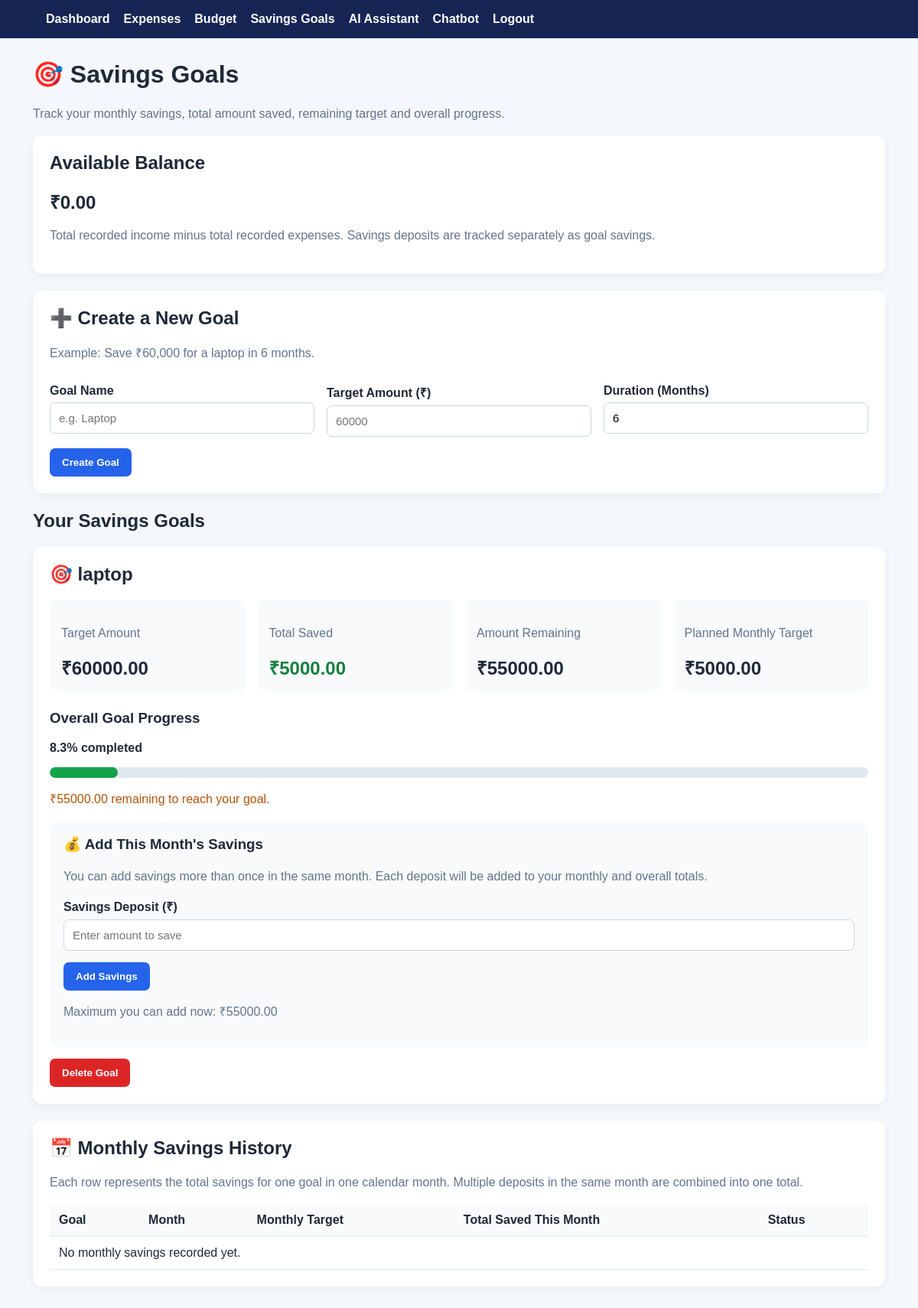
The app's page /goals (signed in) with its own data.
### tables this page shows
CREATE TABLE lakshita_goals (
            id INTEGER PRIMARY KEY AUTOINCREMENT,
            user_id INTEGER NOT NULL,
            name TEXT NOT NULL,
            target REAL NOT NULL,
            saved REAL NOT NULL DEFAULT 0
        , target_months INTEGER NOT NULL DEFAULT 1, start_month TEXT, saved_amount REAL NOT NULL DEFAULT 0, goal_name TEXT NOT NULL DEFAULT 'My Goal', target_amount REAL NOT NULL DEFAULT 0, created_at TEXT, target_date TEXT, monthly_income REAL DEFAULT 0);

### app.py (the view, shortened to what this page needs)
@app.route("/goals", methods=["GET", "POST"])
@login_required
def goals():
    user_id = current_user_id()
    conn = get_db()
    try:
        rows = conn.execute("""
            SELECT *
            FROM lakshita_goals
            WHERE user_id = ?
            ORDER BY id DESC
        """, (user_id,)).fetchall()
        history_rows = conn.execute("""
            SELECT
                s.goal_id,
                g.name AS goal_name,
                s.month_key,
                SUM(s.amount) AS saved
            FROM lakshita_goal_monthly_savings s
            JOIN lakshita_goals g ON g.id = s.goal_id
            WHERE s.user_id = ?
            GROUP BY s.goal_id, s.month_key
            ORDER BY s.month_key DESC, g.name
        """, (user_id,)).fetchall()
    finally:
        conn.close()
    goals_data = []
    for row in rows:
        target = float(row["target"])
        saved = float(row["saved"])
        months = max(int(row["target_months"] or 6), 1)
        progress = min(saved / target * 100, 100) if target > 0 else 0
        goals_data.append({
            "id": row["id"],
            "goal_name": row["name"],
            "target_amount": target,
            "saved_amount": saved,
            "remaining_amount": max(target - saved, 0),
            "base_monthly_target": target / months,
            "display_progress": progress
        })
        monthly_history = []
    for item in history_rows:
        month_key = item["month_key"]
        if not month_key:
            continue
    start, end, _ = get_month_range(0)
    income, expenses_total = get_totals(user_id, start, end)
    return render_template(
        "goals.html",
        username=session.get("username"),
        goals=goals_data,
        monthly_history=monthly_history,
        available_balance=income - expenses_total
    )

### app.py (called while the page is built)
def get_db():
    conn = sqlite3.connect(
        DATABASE,
        timeout=30
    )
    conn.row_factory = sqlite3.Row
    conn.execute("PRAGMA busy_timeout = 30000")
    return conn

def login_required(view):
    @wraps(view)
    def wrapped(*args, **kwargs):
        if "user_id" not in session:
            flash("Please login first.", "error")
            return redirect(url_for("login"))
        return view(*args, **kwargs)
    return wrapped

def current_user_id():
    return session.get("user_id")

def get_month_range(month_offset=0):
    today = date.today()
    month_index = today.month - 1 + month_offset
    year = today.year + month_index // 12
    month = month_index % 12 + 1
    start = date(year, month, 1)
    end_day = calendar.monthrange(year, month)[1]
    end = date(year, month, end_day)
    return (
        start.isoformat(),
        end.isoformat(),
        f"{year}-{month:02d}"
    )

def get_totals(user_id, start_date=None, end_date=None):
    conn = get_db()
    try:
        query = """
            SELECT
                COALESCE(SUM(
                    CASE WHEN LOWER(kind) = 'income'
                    THEN amount ELSE 0 END
                ), 0) AS income,

                COALESCE(SUM(
                    CASE WHEN LOWER(kind) = 'expense'
                    THEN amount ELSE 0 END
                ), 0) AS expenses

            FROM lakshita_transactions
            WHERE user_id = ?
        """
        params = [user_id]
        if start_date and end_date:
            query += """
                AND transaction_date BETWEEN ? AND ?
            """
            params.extend([start_date, end_date])
        row = conn.execute(query, params).fetchone()
        return float(row["income"]), float(row["expenses"])
    finally:
        conn.close()

### templates/goals.html (shortened to what this page needs)
<!DOCTYPE html>
<html lang="en">
<head>
</head>
<body>
    <nav>
        <a href="{{ url_for('dashboard') }}">Dashboard</a>
        <a href="{{ url_for('expenses') }}">Expenses</a>
        <a href="{{ url_for('budget') }}">Budget</a>
        <a href="{{ url_for('goals') }}">Savings Goals</a>
        <a href="{{ url_for('ai_assistant') }}">AI Assistant</a>
        <a href="{{ url_for('chat') }}">Chatbot</a>
        <a href="{{ url_for('logout') }}">Logout</a>
    </nav>
    <main class="container">
        <h1>🎯 Savings Goals</h1>
        <p class="muted">
            Track your monthly savings, total amount saved,
            remaining target and overall progress.
        </p>
        <div class="card">
            <h2>Available Balance</h2>
            <div class="amount">
                ₹{{ "%.2f"|format(
                available_balance|default(0, true)|float
                ) }}
            </div>
            <p class="muted">
                Total recorded income minus total recorded expenses.
                Savings deposits are tracked separately as goal savings.
            </p>
        </div>
        <div class="card">
            <h2>➕ Create a New Goal</h2>
            <p class="muted">
                Example: Save ₹60,000 for a laptop in 6 months.
            </p>
            <form method="POST" action="{{ url_for('goals') }}">
                <div class="grid">
                    <div>
                        <label for="goal_name">Goal Name</label>
                        <input id="goal_name" name="goal_name" placeholder="e.g. Laptop" maxlength="100" required>
                    </div>
                    <div>
                        <label for="target_amount">Target Amount (₹)</label>
                        <input id="target_amount" name="target_amount" type="number" min="0.01" step="0.01"
                            placeholder="60000" required>
                    </div>
                    <div>
                        <label for="target_months">Duration (Months)</label>
                        <input id="target_months" name="target_months" type="number" min="1" max="120" value="6"
                            required>
                    </div>
                </div>
                <button type="submit">Create Goal</button>
            </form>
        </div>
        <h2>Your Savings Goals</h2>
        {% set goal_list = goals|default([], true) %}
        {% if goal_list %}
        {% for goal in goal_list %}
        {% set target = goal.get('target_amount', 0)|float %}
        {% set saved = goal.get('saved_amount', 0)|float %}
        {% set remaining = goal.get(
        'remaining_amount',
        [target - saved, 0]|max
        )|float %}
        {% set monthly_target = goal.get(
        'base_monthly_target',
        goal.get('monthly_required', 0)
        )|float %}
        {% set progress = goal.get(
        'display_progress',
        goal.get('progress', 0)
        )|float %}
        {% set progress = [[progress, 0]|max, 100]|min %}
        {% set goal_id = goal.get('id', 0) %}
        <section class="card">
            <h2>
                🎯 {{ goal.get(
                'goal_name',
                goal.get('name', 'Savings Goal')
                ) }}
            </h2>
            <div class="grid">
                <div class="stat">
                    <p class="muted">Target Amount</p>
                    <div class="amount">
                        ₹{{ "%.2f"|format(target) }}
                    </div>
                </div>
                <div class="stat">
                    <p class="muted">Total Saved</p>
                    <div class="amount success">
                        ₹{{ "%.2f"|format(saved) }}
                    </div>
                </div>
                <div class="stat">
                    <p class="muted">Amount Remaining</p>
                    <div class="amount">
                        ₹{{ "%.2f"|format(remaining) }}
                    </div>
                </div>
                <div class="stat">
                    <p class="muted">Planned Monthly Target</p>
                    <div class="amount">
                        ₹{{ "%.2f"|format(monthly_target) }}
                    </div>
                </div>
            </div>
            <h3 style="margin-top: 24px;">
                Overall Goal Progress
            </h3>
            <p>
                <strong>
                    {{ "%.1f"|format(progress) }}% completed
                </strong>
            </p>
            <div class="progress-track" role="progressbar" aria-label="Overall savings goal progress" aria-valuemin="0"
                aria-valuemax="100" aria-valuenow="{{ progress }}">
                <div class="progress-fill" style="width: {{ progress }}%;"></div>
            </div>
            {% if remaining <= 0 %} <p class="success">
                <strong>🎉 Goal completed! You reached your target.</strong>
                </p>
                {% else %}
                <p class="pending">
                    ₹{{ "%.2f"|format(remaining) }}
                    remaining to reach your goal.
                </p>
                {% endif %}
                <div class="saving-form">
                    <h3>💰 Add This Month's Savings</h3>
                    <p class="muted">
                        You can add savings more than once in the same
                        month. Each deposit will be added to your monthly
                        and overall totals.
                    </p>
                    <form method="POST" action="{{ url_for('goals') }}">
                        <label for="amount_{{ goal_id }}">
                            Savings Deposit (₹)
                        </label>
                        <input id="amount_{{ goal_id }}" type="number" name="amount" min="0.01" max="{{ remaining }}"
                            step="0.01" placeholder="Enter amount to save" required >
                        <button type="submit" {% if remaining <=0 %}disabled{% endif %}>
                            Add Savings
                        </button>
                    </form>
                    <p class="muted">
                        Maximum you can add now:
                        ₹{{ "%.2f"|format(remaining) }}
                    </p>
                </div>
                <form method="POST" action="{{ url_for('goals') }}" onsubmit="return confirm(
                            'Delete this goal and its monthly savings history?'
                        );">
                    <button class="delete-button" type="submit">
                        Delete Goal
                    </button>
                </form>
        </section>
        {% endfor %}
        {% endif %}
        <div class="card">
            <h2>📅 Monthly Savings History</h2>
            <p class="muted">
                Each row represents the total savings for one goal
                in one calendar month. Multiple deposits in the same
                month are combined into one total.
            </p>
            <div class="table-wrap">
                <table>
                    <thead>
                        <tr>
                            <th>Goal</th>
                            <th>Month</th>
                            <th>Monthly Target</th>
                            <th>Total Saved This Month</th>
                            <th>Status</th>
                        </tr>
                    </thead>
                    <tbody>
                        {% for item in monthly_history|default([], true) %}
                        <tr>
                            <td>
                                {{ item.get('goal_name', 'Savings Goal') }}
                            </td>
                            <td>
                                {{ item.get(
                                'month',
                                item.get('month_key', '-')
                                ) }}
                            </td>
                            <td>
                                ₹{{ "%.2f"|format(
                                item.get('monthly_target', 0)|float
                                ) }}
                            </td>
                            <td>
                                <strong>
                                    ₹{{ "%.2f"|format(
                                    item.get('saved', 0)|float
                                    ) }}
                                </strong>
                            </td>
                            <td>
                                {% if item.get('completed', false) %}
                                <span class="badge badge-complete">
                                    ✓ Monthly Target Reached
                                </span>
                                {% else %}
                                <span class="badge badge-pending">
                                    In Progress
                                </span>
                                {% endif %}
                            </td>
                        </tr>
                        {% else %}
                        <tr>
                            <td colspan="5">
                                No monthly savings recorded yet.
                            </td>
                        </tr>
                        {% endfor %}
                    </tbody>
                </table>
            </div>
        </div>
    </main>
</body>
</html>

### templates/goals.html (style rules this page uses)
* { box-sizing: border-box; }
body { margin: 0; font-family: Arial, sans-serif; background: #f4f7fb; color: #1f2937; }
nav { background: #172554; padding: 16px 5%; display: flex; flex-wrap: wrap; gap: 18px; }
nav a { color: white; text-decoration: none; font-weight: bold; }
.container { max-width: 1150px; margin: 28px auto; padding: 0 18px; }
.card { background: white; border-radius: 12px; padding: 22px; margin-bottom: 22px; box-shadow: 0 3px 12px #0000000d; }
h1, h2, h3 { margin-top: 0; }
.grid { display: grid; grid-template-columns: repeat(auto-fit, minmax(200px, 1fr)); gap: 16px; }
label { display: block; font-weight: bold; margin: 12px 0 6px; }
input, select { width: 100%; padding: 11px; border: 1px solid #cbd5e1; border-radius: 7px; font-size: 15px; }
button { margin-top: 15px; border: 0; border-radius: 7px; padding: 11px 16px; background: #2563eb; color: white; font-weight: bold; cursor: pointer; }
.delete-button { background: #dc2626; }
.muted { color: #64748b; line-height: 1.5; }
.amount { font-size: 24px; font-weight: bold; overflow-wrap: anywhere; }
.success { color: #15803d; }
.pending { color: #b45309; }
.progress-track { width: 100%; height: 14px; border-radius: 20px; background: #e2e8f0; overflow: hidden; margin: 10px 0; }
.progress-fill { height: 100%; background: #16a34a; border-radius: 20px; transition: width 0.4s ease; }
.saving-form { background: #f8fafc; padding: 18px; border-radius: 10px; margin-top: 20px; }
.stat { background: #f8fafc; padding: 15px; border-radius: 9px; }
.table-wrap { overflow-x: auto; }
table { width: 100%; border-collapse: collapse; min-width: 600px; }
th, td { padding: 12px; text-align: left; border-bottom: 1px solid #e2e8f0; }
th { background: #f8fafc; }

### records on screen
lakshita_goals: name "laptop", target "60000.00", saved "5000.00", remaining "55000.00", progress "8.3", {{ progress }} 8.333333333333332 (drawn)
